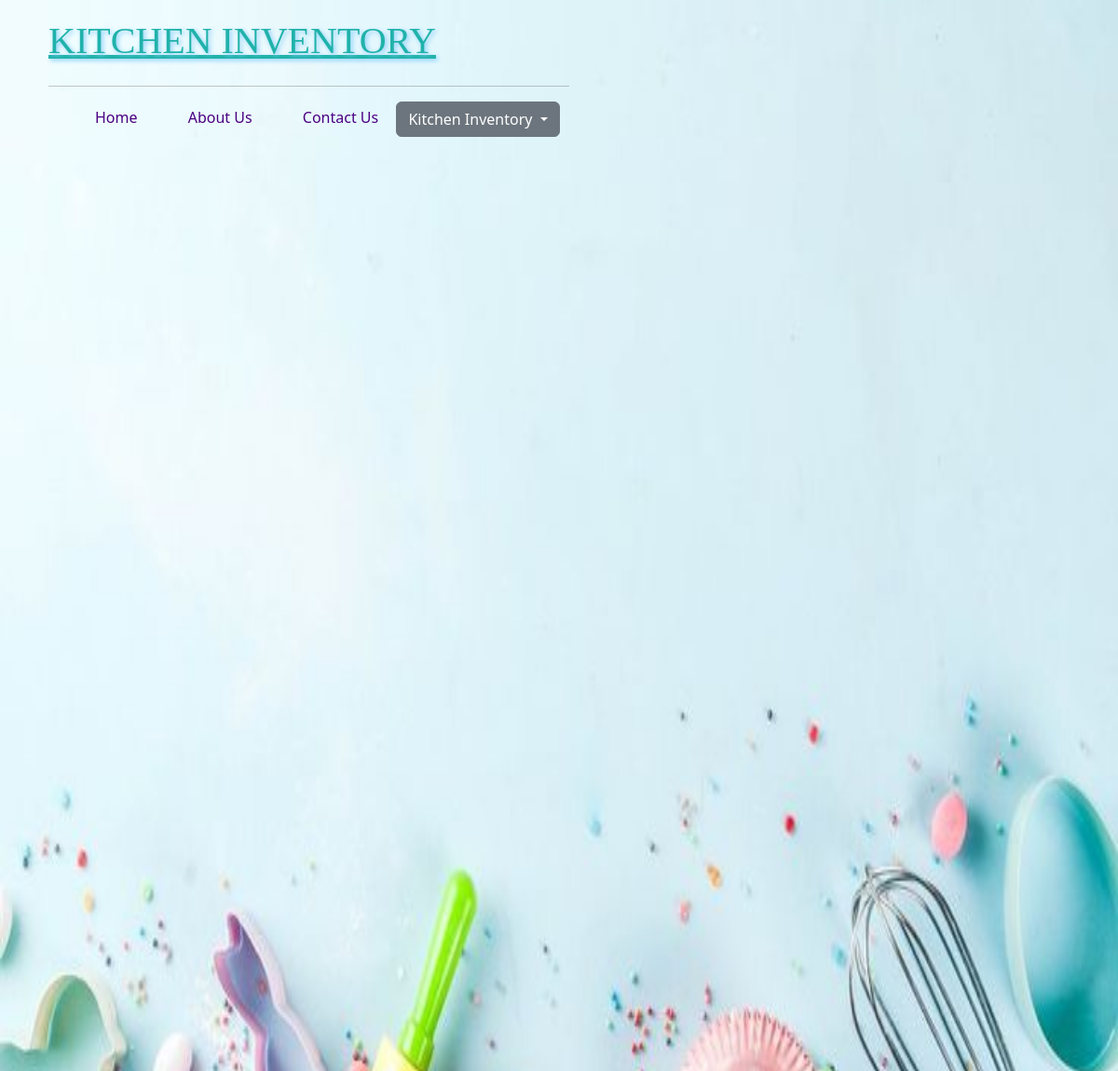
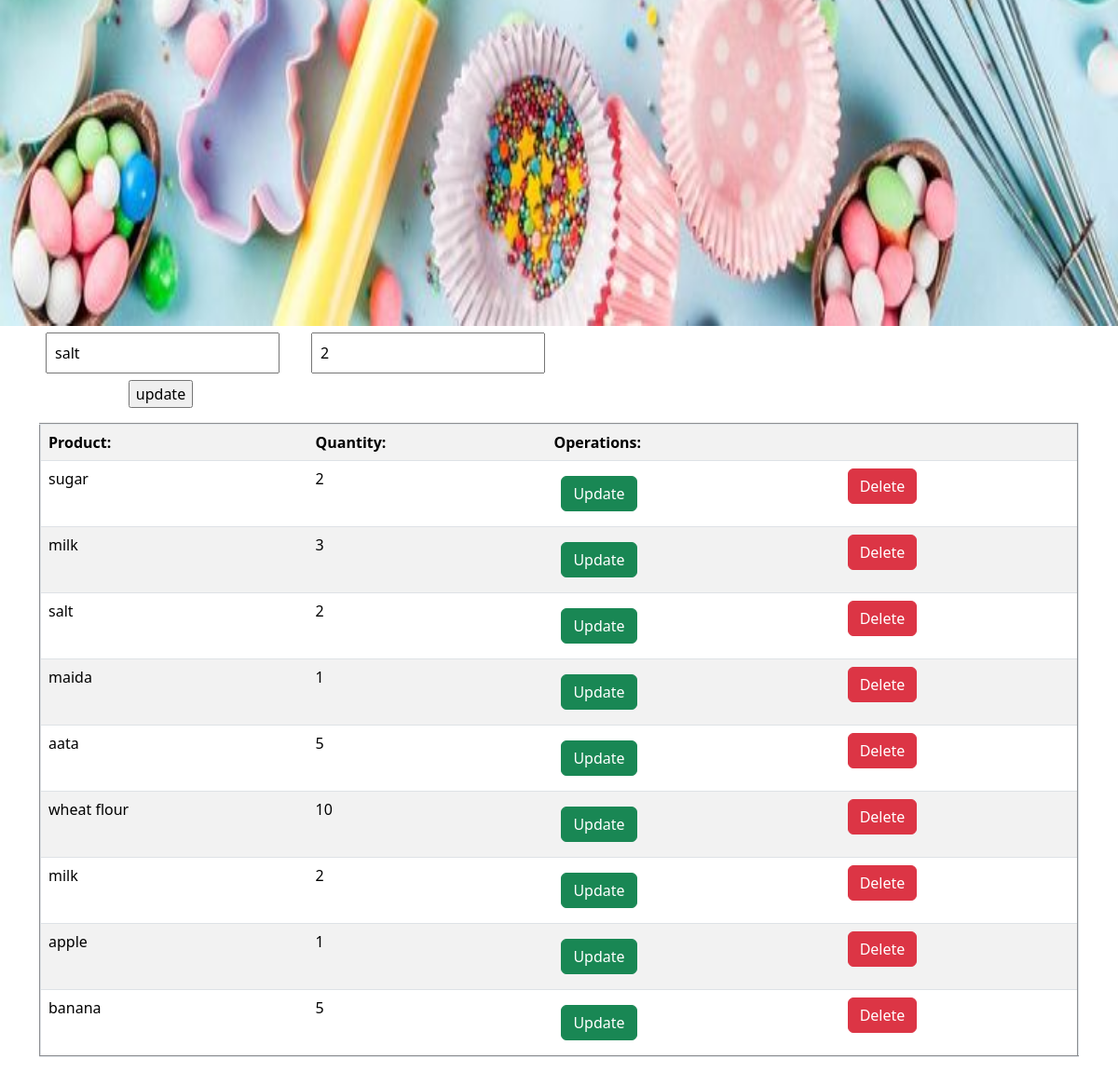
The page /updateInv/17 on the database its author committed (2 pictures, top to bottom).
### newapp/models.py (models this page shows, shortened)
class Add_Inventory(models.Model):
    Product = models.CharField(max_length=200)
    Unit = models.CharField(max_length=200)
    Quantity = models.CharField(max_length=200)

### newapp/views.py (the view, shortened to what this page needs)
# urls.py: path('updateInv/<str:id>',v.UpdateInv,name="updateInv"),
def UpdateInv(request,id):
    product_details = Add_Inventory.objects.all()
    specific_product_= Add_Inventory.objects.filter(id=id).last()
    print("User Product ---->(user_product_)")
    context={'form':AddInvForm(),"data":product_details, 'editValue':specific_product_,'edit':True,'id':id }
    return render(request, "updateInv.html", context=context )

### newapp/form.py
class AddInvForm(forms.ModelForm):
	class Meta:
		model = Add_Inventory
		fields = ['Product','Unit','Quantity']

### newapp/templates/updateInv.html (shortened to what this page needs)
{% extends 'base.html' %}
{% load static %}
  {% block pagecontent %}
        {% if edit %}
            <form action="{% url 'updateInv' id=id %}" method="POST">
                <div class="col-12 text-center">
                    <div class="row">
                        <div class="col-3 text-center">
                            <input value="{{editValue.Product}}" type="text" name="Product">
                        </div>
                        <div class="col-3 text-center">
                            <input value="{{editValue.Quantity}}" type="text" name="Quantity">
                        </div>
                    </div>
                    <div class="row">
                        <div class="col-3 text-center">
                            <input type="submit" value="update">
                        </div>
                    </div>
                </div>
            </form>
        {%endif%}
        {% if data %}
        <table border="2" class="table table-striped">
            <tr>
                <th>Product:</th>
                <th>Quantity:</th>
                <th colspan="2">Operations:</th>
            </tr>
            {% for i in data %}
            <tr>
                <div class="row">
                    <div class="col-3 text-center"> <td>  {{i.Product}} </td> </div>
                   <div class="col-3 text-center">  <td> {{i.Quantity}} </td> </div>
                   <div class="col-3 text-center" > <td> <a href="{% url 'updateInv' id=i.id %}" class="btn btn-success m-2">Update</a> </td> </div>
                   <div class="col-3 text-center"> <td> <a href="{% url 'delInv' id=i.id %}" class="btn btn-danger" >Delete</a> </td> </div>
                </div>
            </tr>
            {% endfor %}
        {%endif%}
    </table>
    {% endblock %}

### newapp/static/css/style.css (style rules this page uses)
input[type=text] { padding: 8px 8px; margin: 7px; }

### rows shown on the page
Add_Inventory: Product "salt", Quantity "2"
Add_Inventory: Product "sugar", Quantity "2"
Add_Inventory: Product "milk", Quantity "3"
Add_Inventory: Product "maida", Quantity "1"
Add_Inventory: Product "aata", Quantity "5"
Add_Inventory: Product "wheat flour", Quantity "10"
Add_Inventory: Product "milk", Quantity "2"
Add_Inventory: Product "apple", Quantity "1"
Add_Inventory: Product "banana", Quantity "5"
